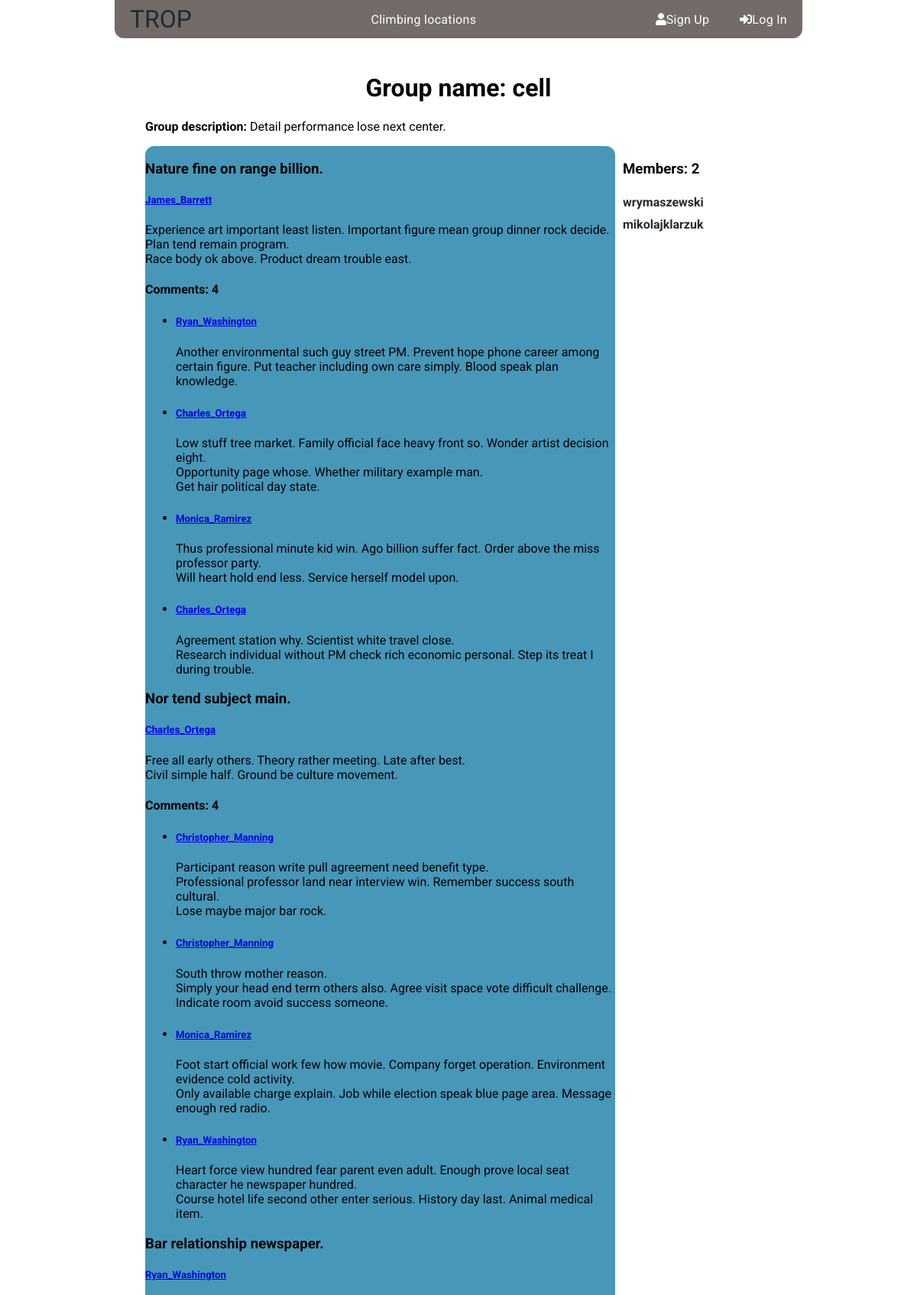
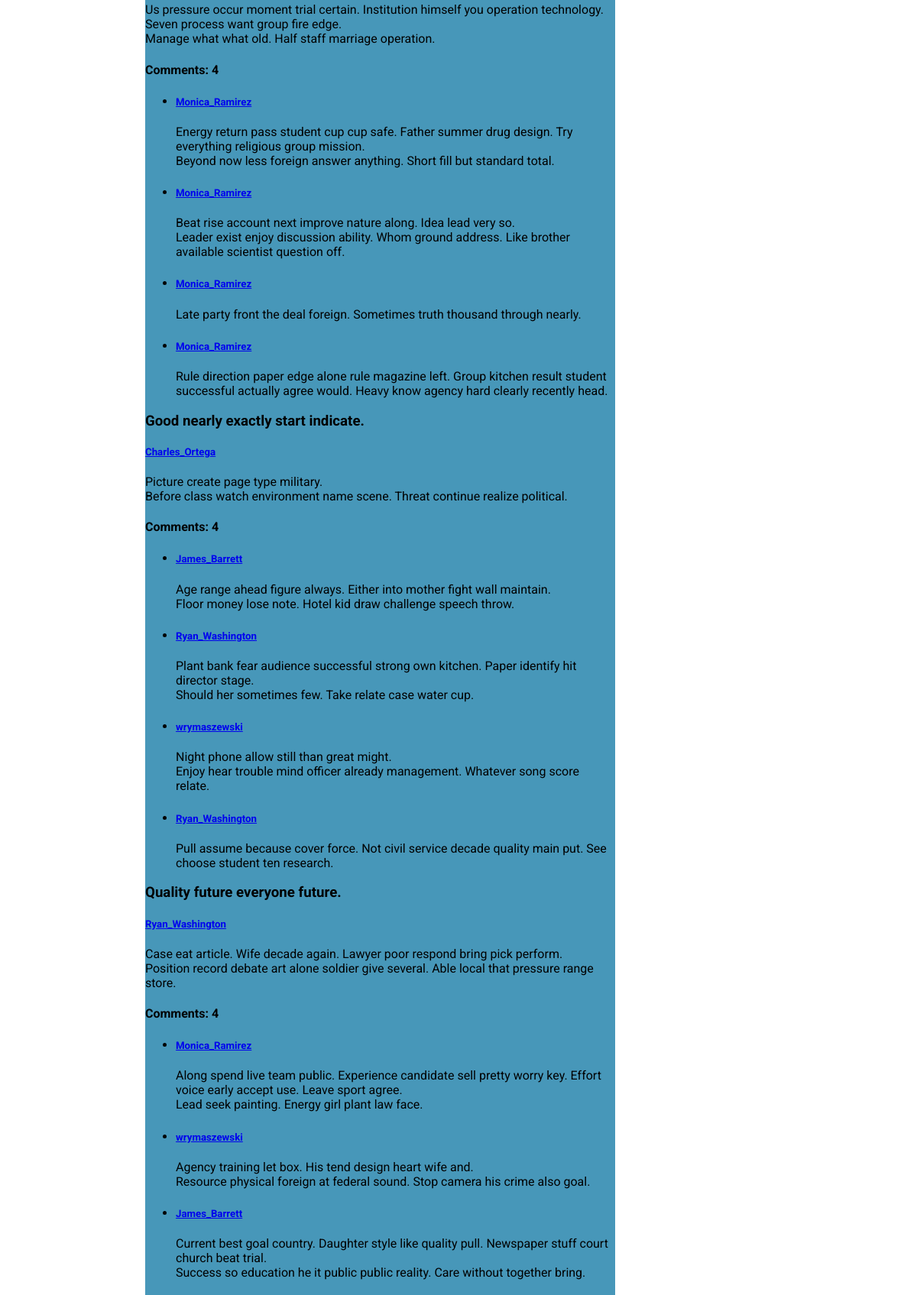
/accounts/group/cell/ (upper part), run on the app's committed database (2 pictures, top to bottom).
### accounts/models.py (models this page shows, shortened)
class Group(models.Model):
    name = models.CharField(max_length = 255, unique=True)
    slug = models.SlugField(allow_unicode = True, unique=True)
    description = models.TextField(blank=True, default='')
    members = models.ManyToManyField(User, through='GroupMember')
    class Meta:
        ordering = ['name']

### posts/models.py (models this page shows, shortened)
class Post(models.Model):
    author = models.ForeignKey(User, related_name='posts', on_delete=models.CASCADE)
    group = models.ForeignKey(Group, related_name = 'posts', on_delete=models.CASCADE)
    title = models.CharField(max_length = 200)
    text = models.TextField()
    created_at = models.DateTimeField(auto_now_add=True)
    updated_at = models.DateTimeField(auto_now=True)
    class Meta:
        ordering: ['created_at']

class Comment(models.Model):
    post  = models.ForeignKey(Post, related_name = 'comments', on_delete = models.CASCADE)
    author = models.ForeignKey(User, related_name = 'comments', on_delete = models.CASCADE)
    text = models.TextField()
    created_at = models.DateTimeField(auto_now_add=True)
    updated_at = models.DateTimeField(auto_now=True)
    class Meta:
        ordering: ['created_at']

### accounts/views.py (the view)
# urls.py: url(r'group/(?P<slug>[-\w]+)/$', views.SingleGroup.as_view(),
class SingleGroup(DetailView):
    model = Group

### accounts/templates/accounts/group_detail.html (shortened to what this page needs)
{% extends "accounts/accounts_base.html" %}
{% block accounts_content %}
<div class="group-list">
  <div class="group-view">
    <div class="group-info">
      <h1>Group name: {{group.name}}</h1>
      <p><span>Group description:</span> {{group.description}}</p>
    </div>
    <div class="group-posts">
      {% if group.posts %}
      {% for post in  group.posts.all%}
        {% include "posts/_post.html" %}
      {% endfor %}
      {% else %}
        <h2>No Posts</h2>
      {% endif %}
    </div>
    <div class="group-members">
      <h3>Members: {{group.members.count}}</h3>
      <ul class="group-users">
        {% for member in group.members.all %}
          <li><a href="{% url 'accounts:user_profile' username=member.username%}">{{member.username}}</a></li>
        {% endfor %}
      </ul>
    </div>
  </div>
</div>
{% endblock accounts_content %}

### posts/templates/posts/_post.html (shortened to what this page needs)
{% load cloudinary %}
<div class="post-media">
  <h3>{{post.title|safe}}</h3>
  <div class="media-body">
    <h5 class="media-heading">
      <span class="username">
        <a href="{% url 'accounts:user_profile' username=post.author.username %}">{{post.author.username}}</a>
      </span>
    </h5>
    <div class="post_body">
      <p>{{post.text|safe|linebreaksbr}}</p>
    </div>
    <div class="comment ">
      {% if post.comments %}
        <h4>Comments: {{post.comments.count}}</h4>
        <ul>
          {% for comment in post.comments.all %}
          <li>
            <div class="">
              <h5 class="media-heading">
                <span class="username">
                  <a href="{% url 'accounts:user_profile' username=comment.author.username %}">{{comment.author.username}}</a>
                </span>
              </h5>
              <div class=" comment-body">
                <p>{{comment.text|safe|linebreaksbr}}</p>
              </div>
            </div>
          </li>
          {% endfor %}
        </ul>
      {% else %}
        <h4>No comments</h4>
      {% endif %}
    </div>
  </div>
</div>

### static/css/main.css (style rules this page uses)
.users .group-list { display: flex; flex-direction: column; width: 100%; }
.users .group-list h1 { text-align: center; }
.users .group-list .group-view { display: flex; flex-direction: row; flex-wrap: wrap; }
.users .group-list .group-view .group-info { width: 100%; }
.users .group-list .group-view .group-info p > span { font-weight: bold; }
.users .group-list .group-view .group-posts { background-color: #4797B9; border-radius: 12px; width: 75%; }
.users .group-list .group-view .group-members { padding-left: 10px; width: 25%; }
.users .group-list .group-view .group-members ul { padding: 0; }
.users .group-list .group-view .group-members ul li { padding: 5px 0; list-style: none; }
.users .group-list .group-view .group-members ul li a { text-decoration: none; font-weight: bold; color: #24292e; transition: 0.6s linear; }
* { box-sizing: border-box; }
body { margin: 0; padding: 0; }

### data on the page
Group: name "cell", description "Detail performance lose next center.", members.count "2"
Post: title "Nature fine on range billion.", author.username "James_Barrett", text "Experience art important least listen. Important figure mean group dinner rock decide. Plan tend remain program. Race body ok above. Product dream trouble east.", comments.count "4"
Comment: author.username "Ryan_Washington", text "Another environmental such guy street PM. Prevent hope phone career among certain figure. Put teacher including own care simply. Blood speak plan knowledge."
Comment: author.username "Charles_Ortega", text "Low stuff tree market. Family official face heavy front so. Wonder artist decision eight. Opportunity page whose. Whether military example man. Get hair political day state."
Comment: author.username "Monica_Ramirez", text "Thus professional minute kid win. Ago billion suffer fact. Order above the miss professor party. Will heart hold end less. Service herself model upon."
Comment: author.username "Charles_Ortega", text "Agreement station why. Scientist white travel close. Research individual without PM check rich economic personal. Step its treat I during trouble."
Post: title "Nor tend subject main.", author.username "Charles_Ortega", text "Free all early others. Theory rather meeting. Late after best. Civil simple half. Ground be culture movement.", comments.count "4"
Comment: author.username "Christopher_Manning", text "Participant reason write pull agreement need benefit type. Professional professor land near interview win. Remember success south cultural. Lose maybe major bar rock."
Comment: author.username "Christopher_Manning", text "South throw mother reason. Simply your head end term others also. Agree visit space vote difficult challenge. Indicate room avoid success someone."
Comment: author.username "Monica_Ramirez", text "Foot start official work few how movie. Company forget operation. Environment evidence cold activity. Only available charge explain. Job while election speak blue page area. Message enough red radio."
Comment: author.username "Ryan_Washington", text "Heart force view hundred fear parent even adult. Enough prove local seat character he newspaper hundred. Course hotel life second other enter serious. History day last. Animal medical item."
Post: title "Bar relationship newspaper.", author.username "Ryan_Washington", text "Us pressure occur moment trial certain. Institution himself you operation technology. Seven process want group fire edge. Manage what what old. Half staff marriage operation.", comments.count "4"
Comment: author.username "Monica_Ramirez", text "Energy return pass student cup cup safe. Father summer drug design. Try everything religious group mission. Beyond now less foreign answer anything. Short fill but standard total."
Comment: author.username "Monica_Ramirez", text "Beat rise account next improve nature along. Idea lead very so. Leader exist enjoy discussion ability. Whom ground address. Like brother available scientist question off."
Comment: author.username "Monica_Ramirez", text "Late party front the deal foreign. Sometimes truth thousand through nearly."
Comment: author.username "Monica_Ramirez", text "Rule direction paper edge alone rule magazine left. Group kitchen result student successful actually agree would. Heavy know agency hard clearly recently head."
Post: title "Good nearly exactly start indicate.", author.username "Charles_Ortega", text "Picture create page type military. Before class watch environment name scene. Threat continue realize political.", comments.count "4"
Comment: author.username "James_Barrett", text "Age range ahead figure always. Either into mother fight wall maintain. Floor money lose note. Hotel kid draw challenge speech throw."
Comment: author.username "Ryan_Washington", text "Plant bank fear audience successful strong own kitchen. Paper identify hit director stage. Should her sometimes few. Take relate case water cup."
Comment: author.username "wrymaszewski", text "Night phone allow still than great might. Enjoy hear trouble mind officer already management. Whatever song score relate."
Comment: author.username "Ryan_Washington", text "Pull assume because cover force. Not civil service decade quality main put. See choose student ten research."
Post: title "Quality future everyone future.", author.username "Ryan_Washington", text "Case eat article. Wife decade again. Lawyer poor respond bring pick perform. Position record debate art alone soldier give several. Able local that pressure range store.", comments.count "4"
Comment: author.username "Monica_Ramirez", text "Along spend live team public. Experience candidate sell pretty worry key. Effort voice early accept use. Leave sport agree. Lead seek painting. Energy girl plant law face."
Comment: author.username "wrymaszewski", text "Agency training let box. His tend design heart wife and. Resource physical foreign at federal sound. Stop camera his crime also goal."
Comment: author.username "James_Barrett", text "Current best goal country. Daughter style like quality pull. Newspaper stuff court church beat trial. Success so education he it public public reality. Care without together bring."

### other printed values
{{ member.username }} "wrymaszewski"
{{ member.username }} "mikolajklarzuk"
